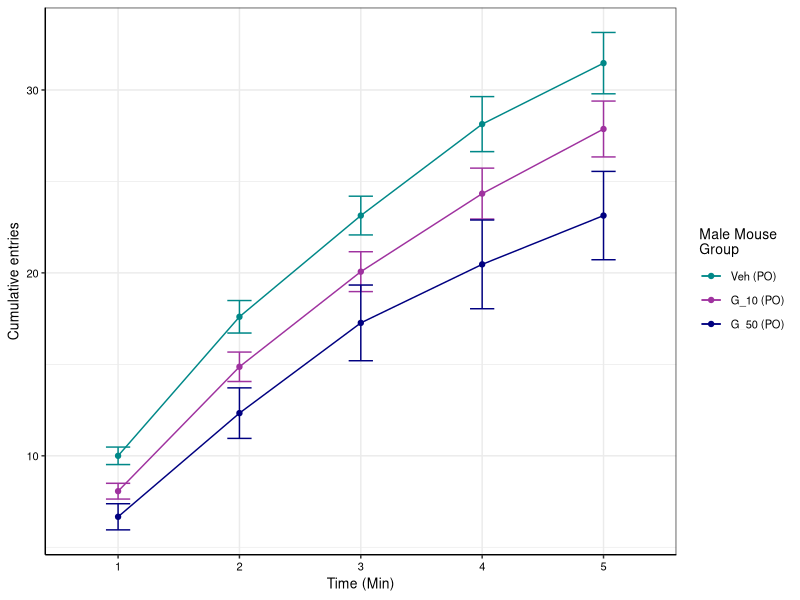
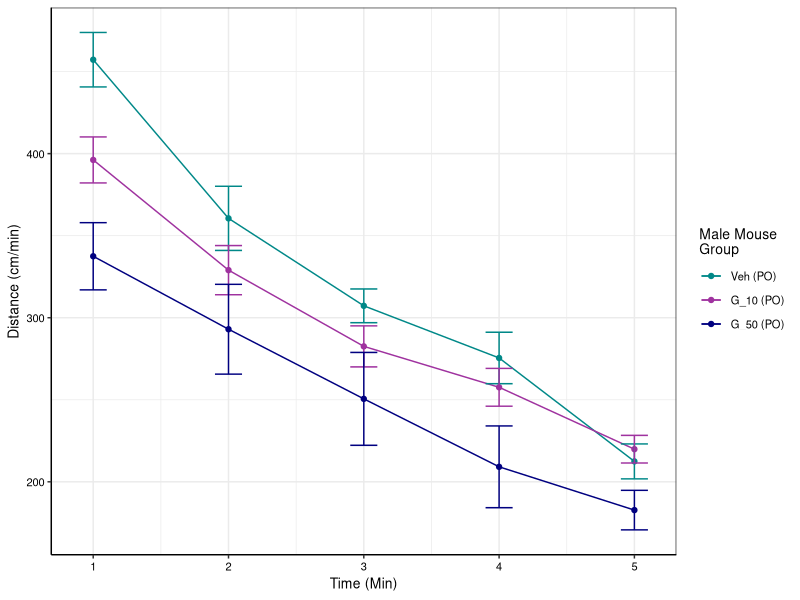
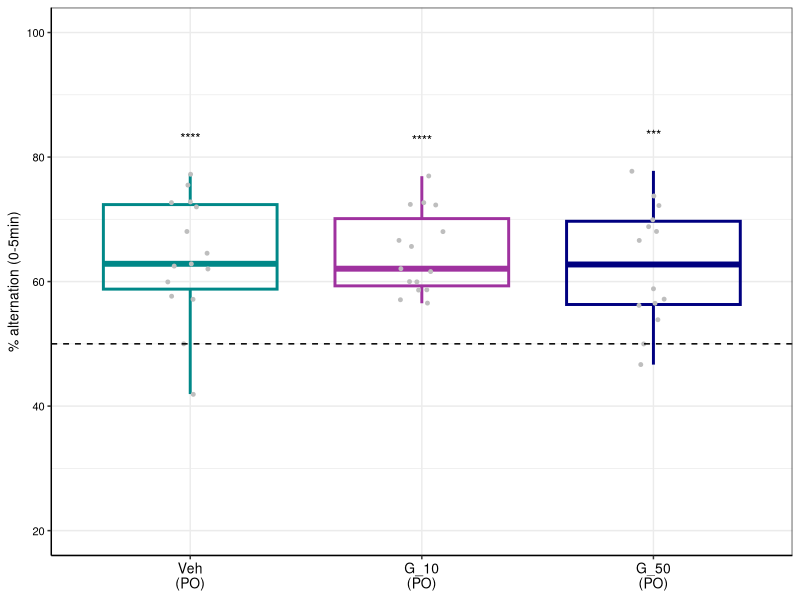
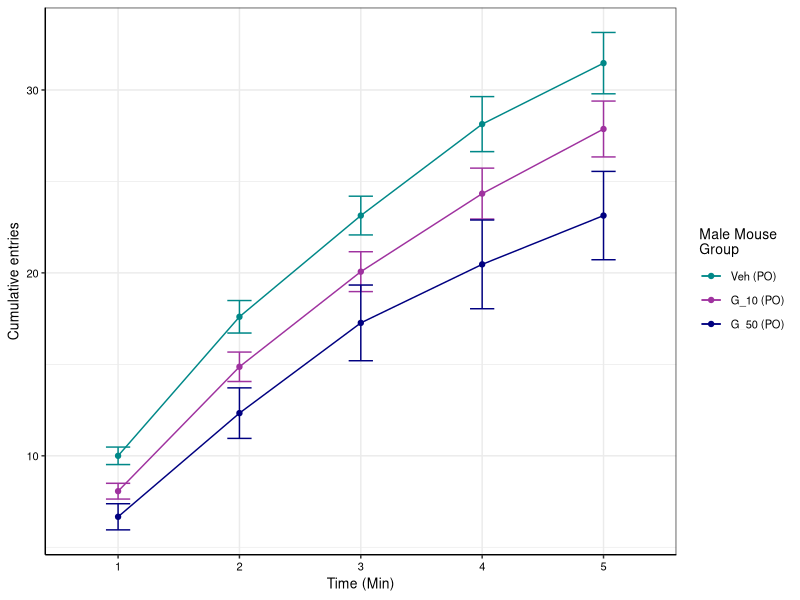
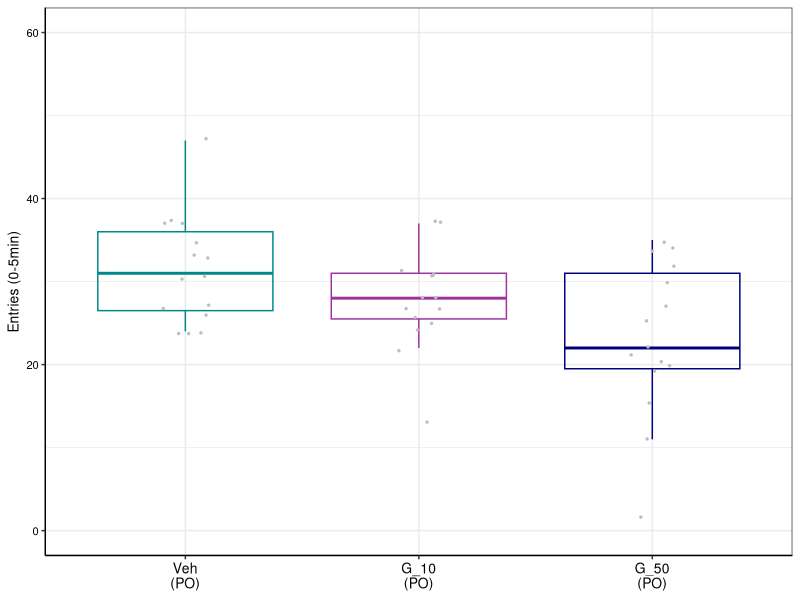
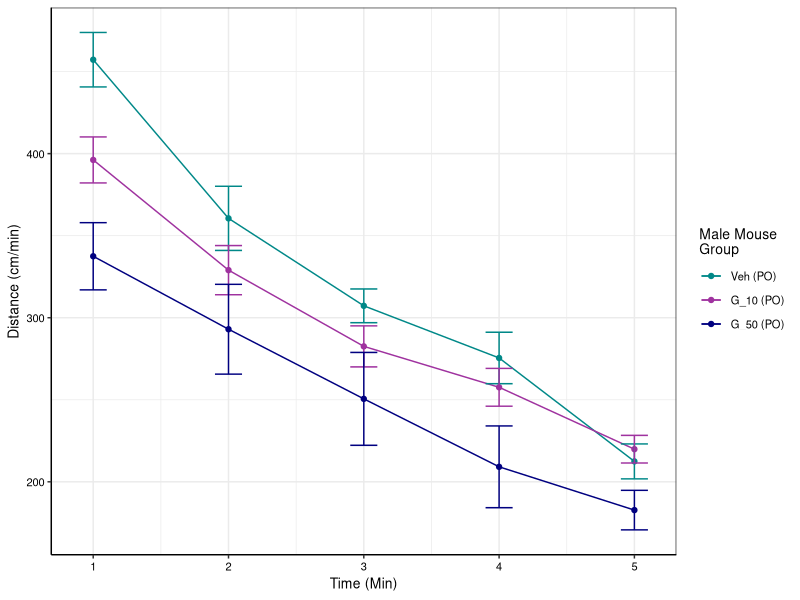
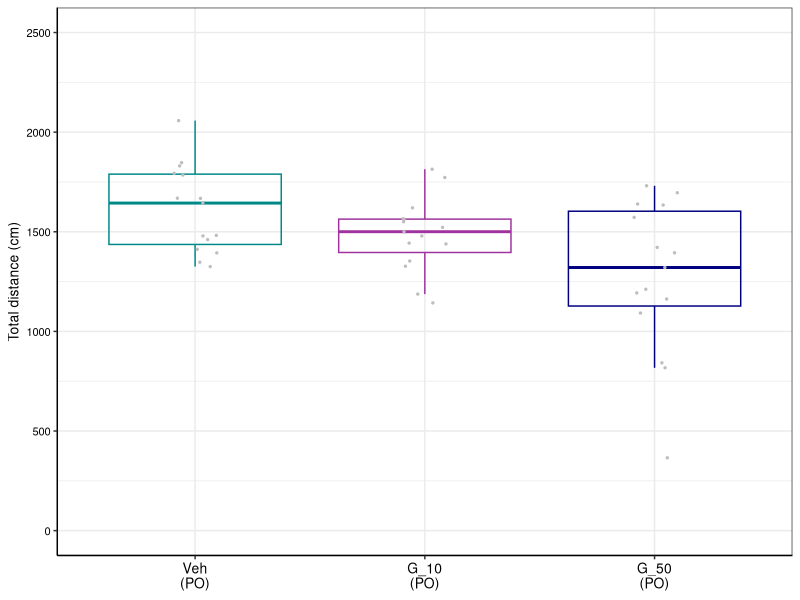

R code for these plots, in order:
## ---- chunk 1
library(dplyr)
library(ggplot2)
library(readxl)
library(ggpubr)
library(rstatix)
library(multcomp)
## ---- chunk 2
ymaze_data <- read_excel("Male cohort 2 - PO/Data to plot - cohort 2.xlsx", sheet = "Ymaze_2")
ymaze_data$Value <- as.numeric(ymaze_data$Value)
ymaze_data$`Mouse Group` <- ifelse(ymaze_data$`Mouse Group` == 'Vehicle', 'Veh\n(PO)', ifelse(ymaze_data$`Mouse Group` == 'GDCA (10mg/kg, PO)', 'G_10\n(PO)', 'G_50\n(PO)'))
ymaze_data$`Mouse Group` <- factor(ymaze_data$`Mouse Group`,
                                levels = c("Veh\n(PO)", "G_10\n(PO)", "G_50\n(PO)"))
## ---- chunk 3
plotting_func_alternation <- function(df, variable, ylab, fname, wid = 2, ht = 2) {
  df <- dplyr::filter(df, Measure == variable)
  
  # Compute statistics
  # One sample t-test vs. chance (50% alternation) per group
  # Have to remove NA data first
  df <- dplyr::filter(df, !is.na(Value))
  tests <- df %>%
    dplyr::group_by(`Mouse Group`) %>%
    rstatix::t_test(Value ~ 1, mu = 50, detailed = TRUE) %>%
    rstatix::add_significance() %>%
    dplyr::ungroup()
  
  # Define positions of significance stars
  sig_pos <- df %>%
    dplyr::group_by(`Mouse Group`) %>%
    dplyr::summarise(y.position = min(100, max(Value, na.rm = TRUE) + 5), .groups = "drop")
  
  # Merge
  tests <- merge(tests, sig_pos, by = "Mouse Group") %>%
    dplyr::mutate(label = p.signif)
  
  ggplot(df, aes(x=`Mouse Group`, y=Value)) +
    geom_boxplot(aes(color = `Mouse Group`), fill = NA, outlier.shape = NA, linewidth = 1) +
    geom_point(color = "grey", position = position_jitter(width = 0.1), size = 1) +
    scale_color_manual(values = c("Veh\n(PO)" = "#008888", "G_10\n(PO)" = "#9f329f",
                                  "G_50\n(PO)" = "#000080")) +
    geom_text(data = tests, aes(x = `Mouse Group`, y = y.position, label = label), vjust = 0, size = 3.5) +
    theme_bw() +
    theme(legend.position = "none",
      axis.line = element_line(color='black'),
      axis.text.y = element_text(size = 8, color = 'black'),
      axis.text.x = element_text(size = 10, color = 'black'),
      axis.title.y = element_text(size = 10, color = 'black'),
      axis.title.x = element_blank()) +
    labs(y = ylab) +
    geom_hline(yintercept = 50, linetype = 'dashed', color = 'black') +
    ylim(20,100)
  
  ggsave(fname, width = wid, height = ht)
  
  return(tests)
}
## ---- chunk 4
# "% alternation (0-5min)"
pc_alt_05 <- plotting_func_alternation(ymaze_data, "% alternation (0-5min)",
              "% alternation (0-5min)", "Male cohort 2 - PO/ymaze_pc_alternation_0_to_5.pdf")
## ---- chunk 5
entries <- dplyr::filter(ymaze_data, startsWith(Measure, 'Entries'))

# Add a timepoint column
entries$Time <- substr(entries$Measure, 12, 12)

# Need a "summary" data frame
entries_summary <- entries %>%
  group_by(`Mouse Group`, Time) %>%
  summarise(
    mean_value = mean(Value, na.rm = TRUE),
    se = sd(Value, na.rm = TRUE) / sqrt(n()),
    .groups = "drop"
  )

# Want to get rid of the newline for the line graph legend
entries_summary$`Mouse Group` <- ifelse(entries_summary$`Mouse Group` == 'Veh\n(PO)',
                                        'Veh (PO)', ifelse(entries_summary$`Mouse Group` == 'G_10\n(PO)', 'G_10 (PO)', 'G_50 (PO)'))
entries_summary$`Mouse Group` <- factor(entries_summary$`Mouse Group`,
                                        levels = c("Veh (PO)", "G_10 (PO)", "G_50 (PO)"))

entries_summary <- dplyr::rename(entries_summary, `Male Mouse\nGroup`=`Mouse Group`)

# Plot line graph
ggplot(entries_summary, aes(x = Time, y = mean_value, color = `Male Mouse\nGroup`, group = `Male Mouse\nGroup`)) + geom_line() + geom_point() + geom_errorbar(aes(ymin = mean_value - se, ymax = mean_value + se), width = 0.2) + labs(x = "Time (Min)", y = "Cumulative entries") +
    scale_color_manual(values = c("Veh (PO)" = "#008888", "G_10 (PO)" = "#9f329f",
                                  "G_50 (PO)" = "#000080")) +
    theme_bw() +
    theme(axis.line = element_line(color='black'),
      axis.text = element_text(size = 8, color = 'black'),
      axis.title = element_text(size = 10, color = 'black'),
      legend.title = element_text(size = 10, color = 'black'),
      legend.text = element_text(size = 8, color = 'black'))

ggsave('Male cohort 2 - PO/ymaze_cumulative_arm_entries.pdf', width = 3.5, height = 1.5)
## ---- chunk 6
generic_boxplot_func <- function(df, variable, ylab,
                          fname, ymax, wid = 1.75, ht = 1.5) {
  
  df <- dplyr::filter(df, Measure == variable)
  ggplot(df, aes(x=`Mouse Group`, y=Value)) +
    geom_boxplot(aes(color = `Mouse Group`), fill = NA, outlier.shape = NA, linewidth = 0.5) +
    geom_point(color = "grey", position = position_jitter(width = 0.1), size = 0.5) +
    scale_color_manual(values = c("Veh\n(PO)" = "#008888", "G_10\n(PO)" = "#9f329f",
                                  "G_50\n(PO)" = "#000080")) +
    theme_bw() +
    theme(legend.position = "none",
      axis.line = element_line(color='black'),
      axis.text.y = element_text(size = 8, color = 'black'),
      axis.text.x = element_text(size = 10, color = 'black'),
      axis.title.y = element_text(size = 10, color = 'black'),
      axis.title.x = element_blank()) +
    labs(y = ylab) + ylim(0, ymax)
  
  ggsave(fname, width = wid, height = ht)
}
## ---- chunk 7
generic_boxplot_func(entries, 'Entries (0-5min)', 'Entries (0-5min)',
                     'Male cohort 2 - PO/ymaze_entries_05_boxplot.pdf', 60)

for_stats <- dplyr::filter(entries, Measure == 'Entries (0-5min)')
for_stats <- dplyr::rename(for_stats, MouseGroup=`Mouse Group`)
# https://biostat.jhsph.edu/~iruczins/teaching/materials/code/av5/c.av5.a.html
anova_result_entries <- aov(Value ~ MouseGroup, data = for_stats)
summary(anova_result_entries)
dunnett_result_entries <- glht(anova_result_entries,
                               linfct=mcp(MouseGroup="Dunnett"))
summary(dunnett_result_entries)
confint(dunnett_result_entries)
## ---- chunk 8
distance <- dplyr::filter(ymaze_data, startsWith(Measure, 'Distance'))

# Add a timepoint column
distance$Time <- rep(seq(1,5), each = 45)

# Need a "summary" data frame
distance_summary <- distance %>%
  group_by(`Mouse Group`, Time) %>%
  summarise(
    mean_value = mean(Value, na.rm = TRUE),
    se = sd(Value, na.rm = TRUE) / sqrt(n()),
    .groups = "drop"
  )

# Want to get rid of the newline for the line graph legend
distance_summary$`Mouse Group` <- ifelse(distance_summary$`Mouse Group` == 'Veh\n(PO)',
                                        'Veh (PO)', ifelse(distance_summary$`Mouse Group` == 'G_10\n(PO)', 'G_10 (PO)', 'G_50 (PO)'))
distance_summary$`Mouse Group` <- factor(distance_summary$`Mouse Group`,
                                        levels = c("Veh (PO)", "G_10 (PO)", "G_50 (PO)"))

distance_summary <- dplyr::rename(distance_summary, `Male Mouse\nGroup`=`Mouse Group`)

# Plot line graph
ggplot(distance_summary, aes(x = Time, y = mean_value, color = `Male Mouse\nGroup`, group = `Male Mouse\nGroup`)) + geom_line() + geom_point() + geom_errorbar(aes(ymin = mean_value - se, ymax = mean_value + se), width = 0.2) + labs(x = "Time (Min)", y = "Distance (cm/min)") +
    scale_color_manual(values = c("Veh (PO)" = "#008888", "G_10 (PO)" = "#9f329f",
                                  "G_50 (PO)" = "#000080")) +
    theme_bw() +
    theme(axis.line = element_line(color='black'),
      axis.text = element_text(size = 8, color = 'black'),
      axis.title = element_text(size = 10, color = 'black'),
      legend.title = element_text(size = 10, color = 'black'),
      legend.text = element_text(size = 8, color = 'black'))

ggsave('Male cohort 2 - PO/ymaze_distance_moved_per_min.pdf', width = 3.5, height = 1.5)
## ---- chunk 9
distance_sum <- distance %>%
  group_by(`Mouse ID`, `Mouse Group`) %>%
  summarise(total_value = sum(Value, na.rm = TRUE),
            .groups = "drop")

# Make some changes to make the function work
distance_sum$Measure <- 'Total distance (cm)'
distance_sum <- dplyr::rename(distance_sum, Value=total_value)

generic_boxplot_func(distance_sum, 'Total distance (cm)', 'Total distance (cm)',
                     'Male cohort 2 - PO/ymaze_total_distance_boxplot.pdf', 2500)

distance_sum <- dplyr::rename(distance_sum, MouseGroup=`Mouse Group`)
# https://biostat.jhsph.edu/~iruczins/teaching/materials/code/av5/c.av5.a.html
anova_result_distance <- aov(Value ~ MouseGroup, data = distance_sum)
summary(anova_result_distance)
dunnett_result_distance <- glht(anova_result_distance,
                               linfct=mcp(MouseGroup="Dunnett"))
summary(dunnett_result_distance)
confint(dunnett_result_distance)
